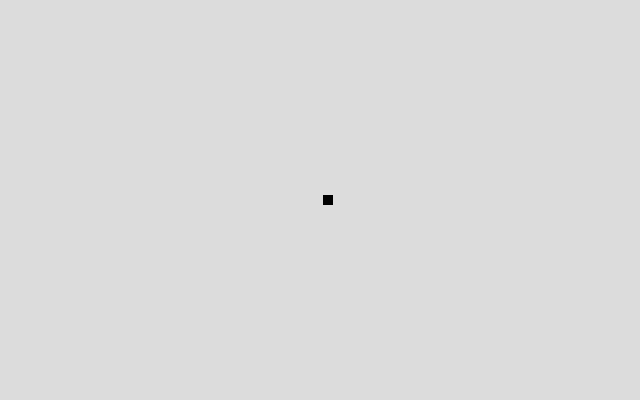
Frame 1 (no input)
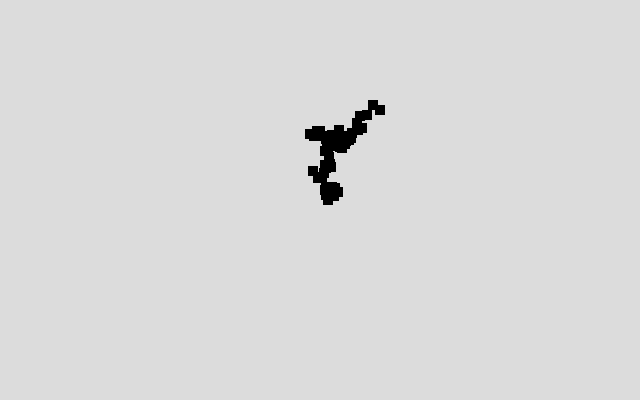
Frame 60 (no input)
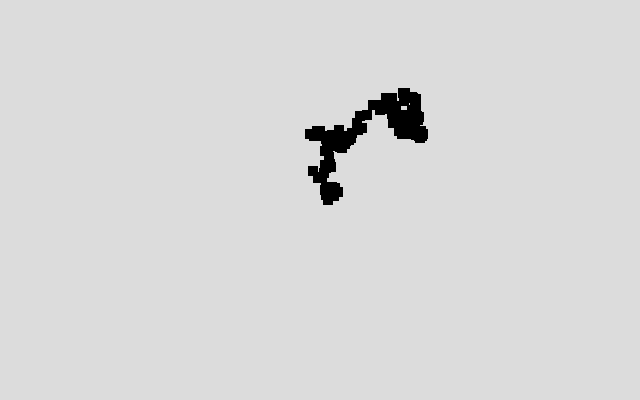
Frame 120 (the mouse pressed at the canvas centre since frame 60)

The p5.js sketch that drew these frames (run headless with seeded random() and noise() and a simulated clock; from frame 60 on, the mouse is pressed at the canvas centre):

// p5.js sketch
// ── sketch.js
/* 
  Author Michael Houmann
  Created 04. March 2025

  A random walker, where the randomGaussian() function "decides" the  number of steps both for the x and y axis. The randomGaussian() gives also negative numbers, so you have the possibility for a walk both up, down, left and right.
*/
// Global variable for a walker
let walker;

function setup() {
  createCanvas(640, 400);
  background(220);

  // create a walker
  walker = new Walker;
}

function draw() {
  walker.step();
  walker.show();
}
// ── walker.js
/* 
  A random walker class where and randomGaussian() sets the numbers of steps for both x and y 
*/

class Walker {
  constructor() {
    this.x = width / 2;
    this.y = height / 2;
  }

  // Draw the walker
  show() {
    noStroke();
    fill(0);
    
    rect(this.x, this.y, 10, 10);
  }

  // Move the walker
  step() {
    // Steps
    const stepX = floor(randomGaussian(0, 5));
    const stepY = floor(randomGaussian(0, 5));

    this.x += stepX;
    this.y += stepY;
  }
}
